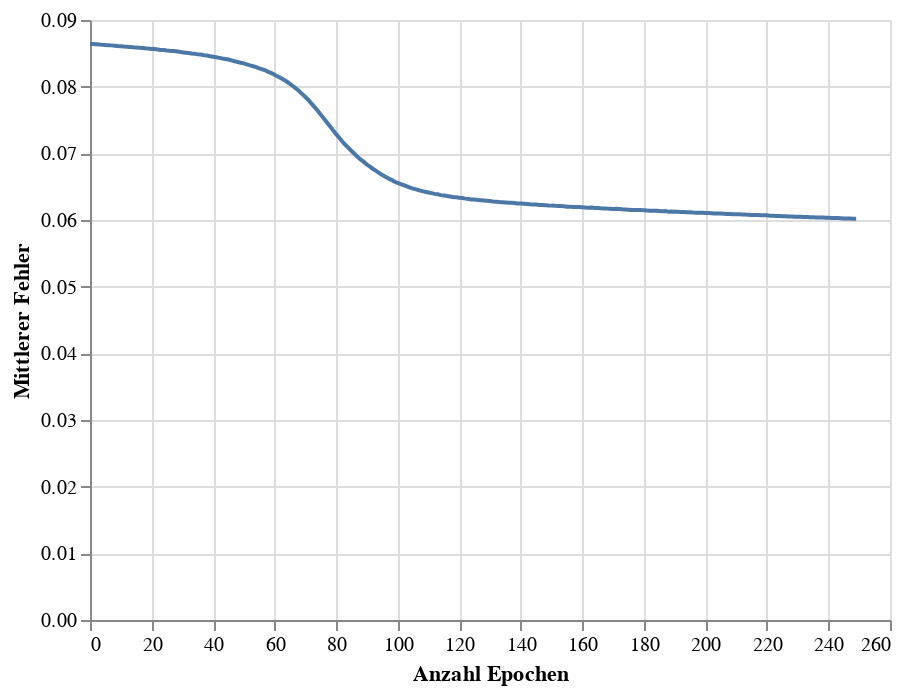

Here is the notebook cell this chart was saved with:
### Code cell
train_chart = alt.Chart(loss_df).mark_line().encode(
    x=alt.X('Epoch', title = 'Anzahl Epochen'),
    y=alt.Y('Loss', title = 'Mittlerer Fehler')
)
# glue('train-loss-team', train_chart,display=True)
train_chart

### Figure 1 — Vega-Lite specification as saved in the notebook (floating-point values rounded to 4 significant figures; data arrays with more than 128 entries replaced by an {"elided": "..."} marker saying what was removed)
{"config": {"view": {"continuousWidth": 400, "continuousHeight": 300}}, "data": {"name": "data-aef3910b3630b129d26a40192871a59a"}, "mark": "line", "encoding": {"x": {"field": "Epoch", "title": "Anzahl Epochen", "type": "quantitative"}, "y": {"field": "Loss", "title": "Mittlerer Fehler", "type": "quantitative"}}, "$schema": "https://vega.github.io/schema/vega-lite/v4.17.0.json", "datasets": {"data-aef3910b3630b129d26a40192871a59a": {"elided": "250 records"}}}
